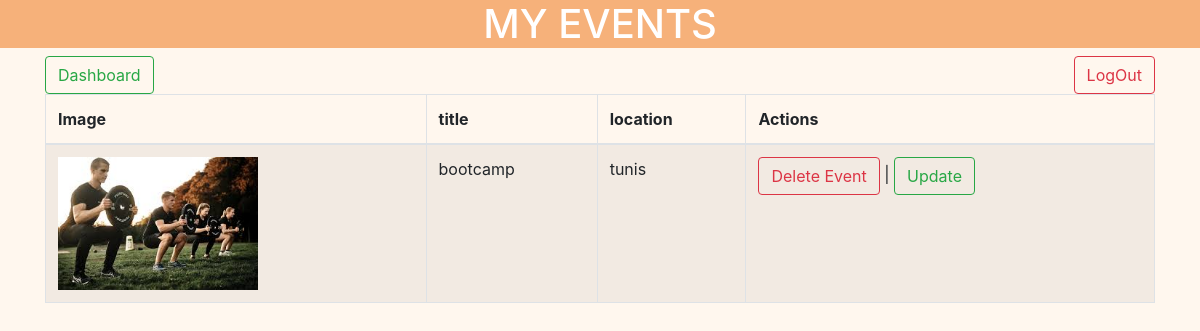
Page /my_events/ (signed in) on the earlier database version.
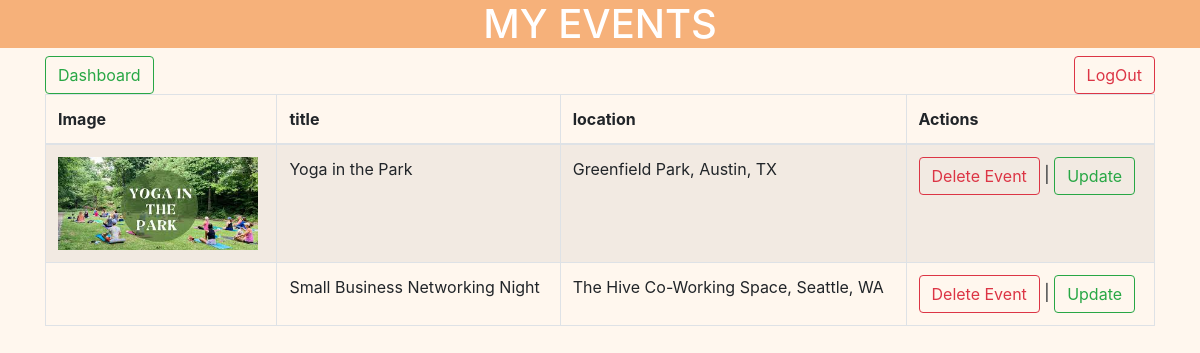
Same page on the later database version.
### app_1/models.py (models this page shows)
class Event(models.Model):
    title=models.CharField(max_length=200)
    location=models.CharField(max_length=200)
    start_date=models.DateField()
    end_date=models.DateField()
    description=models.TextField()
    image=models.ImageField(upload_to='event_images/')
    category=models.CharField(max_length=200)
    status=models.SmallIntegerField(choices=STATUS_CHOICES,default=0)
    total_number=models.IntegerField(validators=[MinValueValidator(1)])
    created_at=models.DateTimeField(auto_now_add=True)
    updated_at=models.DateTimeField(auto_now=True)
    user=models.ForeignKey(User,related_name="owned_events",on_delete=models.CASCADE)
    members=models.ManyToManyField(User,related_name="joined_events",blank=True)
    favorites=models.ManyToManyField(User,related_name="favorited_events",blank=True)

### app_1/views.py (the view)
# urls.py: path('my_events/',views.my_events),
def my_events(request):
    if "user_id" not in request.session:
        return redirect("/login")
    events=Event.objects.filter(user=User.objects.get(id=request.session['user_id']),status=1)
    context={
        'events':events
    }
    return render(request,"my_events.html",context)

### app_1/templates/my_events.html (shortened to what this page needs)
<!DOCTYPE html>
<html lang="en">
<head>
    <link rel="stylesheet" href="https://cdn.jsdelivr.net/npm/bootstrap@4.4.1/dist/css/bootstrap.min.css">
    {% load static %}
</head>
<body>
    <nav>
        <h1>MY EVENTS</h1>
    </nav>
    <div class="container">
        <div class="d-flex justify-content-between">
            <a href="/dashboard/" class="btn btn-outline-success">Dashboard</a>
            <form action="/logout/" method="post">
                <button class="btn btn-outline-danger">LogOut</button>
            </form>
        </div>
        <table class="table table-striped table-bordered">
            <thead>
                <tr>
                    <th>Image</th>
                    <th>title</th>
                    <th>location</th>
                    <th>Actions</th>
                </tr>
            </thead>
            <tbody>
                {% for event in events %}
                <tr>
                    <td><img src="{% static 'images/'%}{{event.image}}" alt="{{event.image}}"></td>
                    <td>{{event.title}}</td>
                    <td>{{event.location}}</td>
                    <td><a href="/block_event/{{event.id}}/" class="btn btn-outline-danger">Delete Event</a> | <a href="/events/update/{{event.id}}" class="btn btn-outline-success">Update</a></td>
                </tr>
                {% endfor %}
            </tbody>
        </table>
</body>
</html>

Differences in the rows shown:
no longer on this page (row edited): Event: image (picture), title "bootcamp", location "tunis"
added Event: image (picture), title "Yoga in the Park", location "Greenfield Park, Austin, TX"
added Event: title "Small Business Networking Night", location "The Hive Co-Working Space, Seattle, WA"
